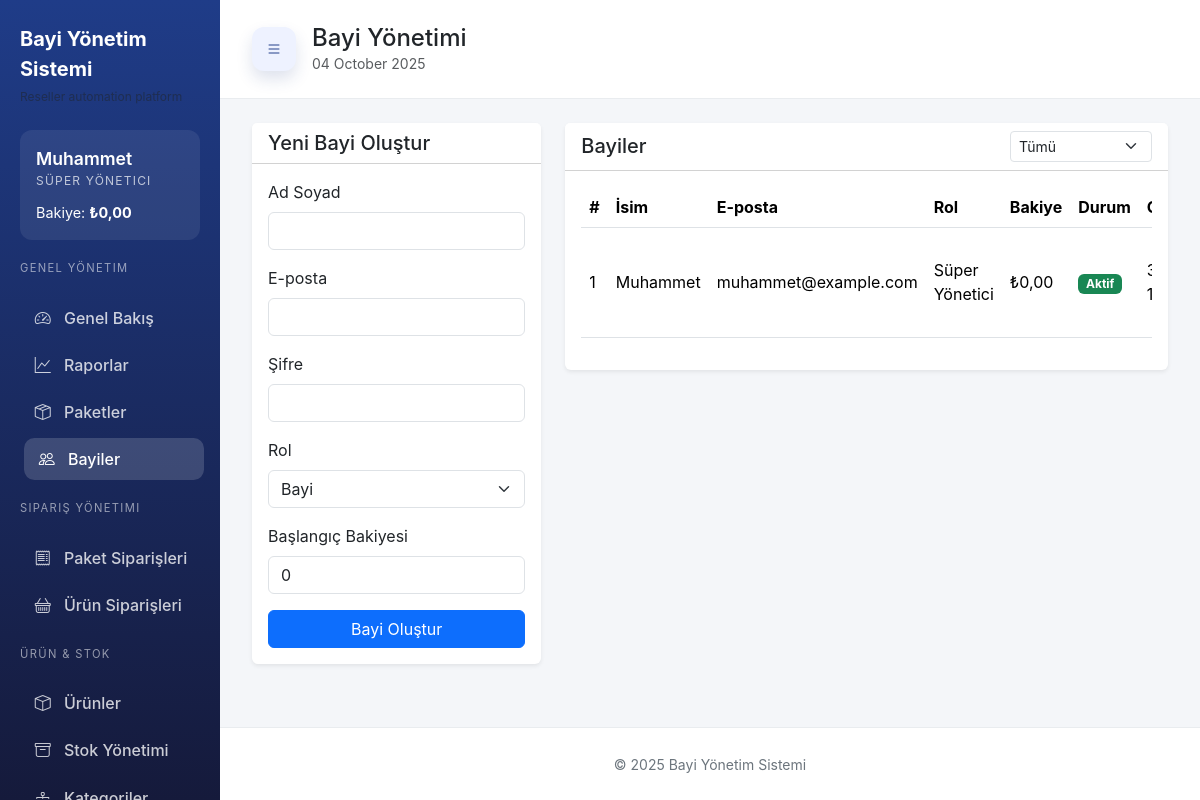
The page /admin/users.php (signed in) on the database its author committed.
### tables this page shows
CREATE TABLE IF NOT EXISTS users (
    id INT AUTO_INCREMENT PRIMARY KEY,
    name VARCHAR(150) NOT NULL,
    email VARCHAR(150) NOT NULL UNIQUE,
    password_hash VARCHAR(255) NOT NULL,
    role ENUM('super_admin','admin','finance','support','content','reseller') NOT NULL DEFAULT 'reseller',
    balance DECIMAL(12,2) NOT NULL DEFAULT 0,
    status ENUM('active','inactive') NOT NULL DEFAULT 'active',
    telegram_bot_token VARCHAR(255) NULL,
    telegram_chat_id VARCHAR(191) NULL,
    notify_order_completed TINYINT(1) NOT NULL DEFAULT 1,
    notify_balance_approved TINYINT(1) NOT NULL DEFAULT 1,
    notify_support_replied TINYINT(1) NOT NULL DEFAULT 1,
    low_balance_since DATETIME NULL DEFAULT NULL,
    created_at DATETIME NOT NULL DEFAULT CURRENT_TIMESTAMP,
    updated_at DATETIME NULL DEFAULT NULL ON UPDATE CURRENT_TIMESTAMP
);

### app/Auth.php (called while the page is built, shortened)
<?php
class Auth
{
    private static $roleLabels = array(
        'super_admin' => 'Süper Yönetici',
        'admin' => 'Yönetici',
        'finance' => 'Finans',
        'support' => 'Destek',
        'content' => 'İçerik',
        'reseller' => 'Bayi',
    );
    public static function roles()
    {
        return array_keys(self::$roleLabels);
    }
    public static function assignableRoles($actor)
    {
        $role = is_array($actor) ? (isset($actor['role']) ? $actor['role'] : null) : $actor;
        if ($role === 'super_admin') {
            return self::roles();
        }
        return array('reseller');
    }
    public static function roleLabel($role)
    {
        return isset(self::$roleLabels[$role]) ? self::$roleLabels[$role] : ucfirst($role);
    }
}

### app/Lang.php (called while the page is built, shortened)
<?php
class Lang
{
    private static $locale;
    public static function boot()
    {
        if (self::$locale) {
            return;
        }
        $default = self::defaultLocale();
        $sessionLocale = isset($_SESSION['locale']) ? strtolower((string)$_SESSION['locale']) : '';
        $locale = $sessionLocale !== '' ? $sessionLocale : $default;
        self::$locale = $locale;
    }
    public static function locale()
    {
        return self::$locale ? self::$locale : self::defaultLocale();
    }
    public static function line($text, $key = null)
    {
        $locale = self::locale();
        if ($locale === self::defaultLocale()) {
            return $text;
        }
        return $text;
    }
    public static function availableLocales()
    {
        return array('tr', 'en');
    }
    public static function defaultLocale()
    {
        $preferred = null;
        if (class_exists(Settings::class)) {
            $stored = Settings::get('platform_default_locale');
        }
        if ($preferred === null && defined('DEFAULT_LANGUAGE')) {
            $preferred = strtolower((string) DEFAULT_LANGUAGE);
        }
        if ($preferred !== null && in_array($preferred, self::availableLocales(), true)) {
            return $preferred;
        }
        return 'tr';
    }
}

### app/Settings.php (called while the page is built, shortened)
<?php
class Settings
{
    public static function get($key, $default = null)
    {
        $pdo = Database::connection();
        $stmt = $pdo->prepare('SELECT setting_value FROM system_settings WHERE setting_key = :key LIMIT 1');
        try {
            $stmt->execute(['key' => $key]);
        } catch (PDOException $exception) {
            if (self::handleSettingsException($exception)) {
                return $default;
            }
            throw $exception;
        }
        $value = $stmt->fetchColumn();
        if ($value === false) {
            return $default;
        }
        return $value;
    }
}

### app/Helpers.php (called while the page is built, shortened)
<?php
class Helpers
{
    public static function sanitize($value)
    {
        if (is_string($value)) {
            $value = Lang::line($value);
        }
        return htmlspecialchars($value, ENT_QUOTES, 'UTF-8');
    }
    public static function activeCurrency()
    {
        $currency = null;
        if (!$currency) {
            $stored = Settings::get('platform_default_currency');
        }
        if (!$currency) {
            $currency = 'TRY';
        }
        return in_array($currency, array('TRY', 'USD', 'EUR'), true) ? $currency : 'TRY';
    }
    public static function formatCurrency($amount, $baseCurrency = 'USD')
    {
        $activeCurrency = self::activeCurrency();
        if (strtoupper($baseCurrency) !== $activeCurrency) {
            $amount = Currency::convert((float)$amount, $baseCurrency, $activeCurrency);
        }
        return Currency::format((float)$amount, $activeCurrency);
    }
}

### app/Currency.php (called while the page is built, shortened)
<?php
class Currency
{
    private static $rateCache = array();
    public static function convert($amount, $from = 'USD', $to = 'USD')
    {
        $from = strtoupper($from);
        $to = strtoupper($to);
        $rate = self::getRate($from, $to);
        return (float)$amount * $rate;
    }
    public static function format($amount, $currency = 'USD')
    {
        $currency = strtoupper($currency);
        $symbol = self::symbol($currency);
        $formatted = number_format((float)$amount, 2, ',', '.');
        return $symbol . $formatted;
    }
    public static function symbol($currency)
    {
        $currency = strtoupper($currency);
        switch ($currency) {
            case 'TRY':
                return '₺';
        }
    }
    public static function getRate($from, $to)
    {
        $key = $from . '_' . $to;
        if (isset(self::$rateCache[$key])) {
            return self::$rateCache[$key];
        }
        $storedRate = Settings::get('currency_rate_' . $key);
        $rate = self::fetchRate($from, $to);
        if ($rate <= 0) {
            if ($storedRate !== null) {
                $rate = (float)$storedRate;
            } else {
                $rate = 1.0;
            }
        } else {
            Settings::set('currency_rate_' . $key, (string)$rate);
            Settings::set('currency_rate_' . $key . '_updated', (string)time());
        }
        self::$rateCache[$key] = $rate;
        return $rate;
    }
    private static function fetchRate($from, $to)
    {
        return 0.0;
    }
}

### admin/users.php (the view, shortened to what this page needs)
<?php
$currentUser = $_SESSION['user'];
$pdo = Database::connection();
$assignableRoles = Auth::assignableRoles($currentUser);
$userQuery = 'SELECT * FROM users';
$params = array();
$userQuery .= ' ORDER BY created_at DESC';
$stmt = $pdo->prepare($userQuery);
$stmt->execute($params);
$users = $stmt->fetchAll();
include __DIR__ . '/../templates/header.php';
?>
<div class="row g-4">
    <div class="col-lg-4">
        <div class="card border-0 shadow-sm">
            <div class="card-header bg-white">
                <h5 class="mb-0">Yeni Bayi Oluştur</h5>
            </div>
            <div class="card-body">
                <form method="post">
                    <div class="mb-3">
                        <label class="form-label">Ad Soyad</label>
                        <input type="text" class="form-control" name="name" required>
                    </div>
                    <div class="mb-3">
                        <label class="form-label">E-posta</label>
                        <input type="email" class="form-control" name="email" required>
                    </div>
                    <div class="mb-3">
                        <label class="form-label">Şifre</label>
                        <input type="text" class="form-control" name="password" required>
                    </div>
                    <div class="mb-3">
                        <label class="form-label">Rol</label>
                        <select class="form-select" name="role">
                            <?php foreach ($assignableRoles as $roleOption): ?>
                                <option value="<?= htmlspecialchars($roleOption, ENT_QUOTES, 'UTF-8') ?>" <?= $roleOption === 'reseller' ? 'selected' : '' ?>><?= Helpers::sanitize(Auth::roleLabel($roleOption)) ?></option>
                            <?php endforeach; ?>
                        </select>
                    </div>
                    <div class="mb-3">
                        <label class="form-label">Başlangıç Bakiyesi</label>
                        <input type="number" step="0.01" class="form-control" name="balance" value="0">
                    </div>
                    <button type="submit" class="btn btn-primary w-100">Bayi Oluştur</button>
                </form>
            </div>
        </div>
    </div>
    <div class="col-lg-8">
        <div class="card border-0 shadow-sm">
            <div class="card-header bg-white d-flex justify-content-between align-items-center">
                <h5 class="mb-0">Bayiler</h5>
                <form method="get" class="d-flex align-items-center gap-2">
                    <select name="role" class="form-select form-select-sm" onchange="this.form.submit()">
                        <option value="">Tümü</option>
                    </select>
                </form>
            </div>
            <div class="card-body">
                <div class="table-responsive">
                    <table class="table table-hover align-middle">
                        <thead>
                        <tr>
                            <th>#</th>
                            <th>İsim</th>
                            <th>E-posta</th>
                            <th>Rol</th>
                            <th>Bakiye</th>
                            <th>Durum</th>
                            <th>Oluşturma</th>
                        </tr>
                        </thead>
                        <tbody>
                        <?php foreach ($users as $user): ?>
                            <tr>
                                <td><?= (int)$user['id'] ?></td>
                                <td><?= Helpers::sanitize($user['name']) ?></td>
                                <td><?= Helpers::sanitize($user['email']) ?></td>
                                <td><?= Helpers::sanitize(Auth::roleLabel($user['role'])) ?></td>
                                <td><?= Helpers::sanitize(Helpers::formatCurrency((float)$user['balance'])) ?></td>
                                <td>
                                    <?php if ($user['status'] === 'active'): ?>
                                        <span class="badge bg-success">Aktif</span>
                                    <?php else: ?>
                                        <span class="badge bg-secondary">Pasif</span>
                                    <?php endif; ?>
                                </td>
                                <td><?= date('d.m.Y H:i', strtotime($user['created_at'])) ?></td>
                            </tr>
                        <?php endforeach; ?>
                        </tbody>
                    </table>
                </div>
            </div>
        </div>
    </div>
</div>
<?php include __DIR__ . '/../templates/footer.php';

### rows shown on the page
users: id "1", name "Muhammet", email "muhammet@example.com", role "Süper Yönetici", balance "₺0,00", status "Aktif"

### other values the page prints
Helpers::sanitize($siteName) "Bayi Yönetim Sistemi"
Helpers::sanitize($user['name']) "Muhammet"
Helpers::sanitize(Auth::roleLabel($user['role'])) "SÜPER YÖNETICI"
Helpers::sanitize('Bakiye') "Bakiye"
Helpers::formatCurrency((float)$user['balance']) "₺0,00"
Helpers::sanitize($section['heading']) "GENEL YÖNETIM"
Helpers::sanitize($item['label']) "Genel Bakış"
Helpers::sanitize($item['label']) "Raporlar"
Helpers::sanitize($item['label']) "Paketler"
Helpers::sanitize($item['label']) "Bayiler"
Helpers::sanitize($section['heading']) "SIPARIŞ YÖNETIMI"
Helpers::sanitize($item['label']) "Paket Siparişleri"
Helpers::sanitize($item['label']) "Ürün Siparişleri"
Helpers::sanitize($section['heading']) "ÜRÜN & STOK"
Helpers::sanitize($item['label']) "Ürünler"
